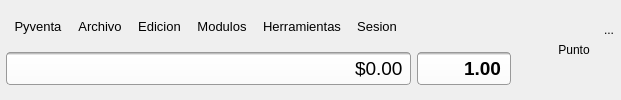
     <widget class="QWidget" name="head" native="true">
      <property name="sizePolicy">
       <sizepolicy hsizetype="Preferred" vsizetype="Fixed">
        <horstretch>0</horstretch>
        <verstretch>0</verstretch>
       </sizepolicy>
      </property>
      <layout class="QHBoxLayout" name="horizontalLayout_3">
       <property name="spacing">
        <number>0</number>
       </property>
       <property name="margin">
        <number>0</number>
       </property>
       <item>
        <widget class="QWidget" name="lpinfo" native="true">
         <property name="sizePolicy">
          <sizepolicy hsizetype="Fixed" vsizetype="Preferred">
           <horstretch>0</horstretch>
           <verstretch>0</verstretch>
          </sizepolicy>
         </property>
         <layout class="QVBoxLayout" name="verticalLayout_4">
          <property name="leftMargin">
           <number>3</number>
          </property>
          <property name="topMargin">
           <number>0</number>
          </property>
          <property name="rightMargin">
           <number>3</number>
          </property>
          <property name="bottomMargin">
           <number>0</number>
          </property>
         </layout>
        </widget>
       </item>
       <item>
        <layout class="QVBoxLayout" name="verticalLayout_12">
         <item>
          <layout class="QHBoxLayout" name="horizontalLayout_2">
           <item>
            <widget class="QToolButton" name="tbmPyventa">
             <property name="sizePolicy">
              <sizepolicy hsizetype="Preferred" vsizetype="Fixed">
               <horstretch>0</horstretch>
               <verstretch>0</verstretch>
              </sizepolicy>
             </property>
             <property name="font">
              <font>
               <pointsize>10</pointsize>
              </font>
             </property>
             <property name="text">
              <string>Pyventa</string>
             </property>
             <property name="popupMode">
              <enum>QToolButton::InstantPopup</enum>
             </property>
             <property name="autoRaise">
              <bool>true</bool>
             </property>
             <property name="arrowType">
              <enum>Qt::NoArrow</enum>
             </property>
            </widget>
           </item>
           <item>
            <widget class="QToolButton" name="tbmArchivo">
             <property name="sizePolicy">
              <sizepolicy hsizetype="Preferred" vsizetype="Fixed">
               <horstretch>0</horstretch>
               <verstretch>0</verstretch>
              </sizepolicy>
             </property>
             <property name="font">
              <font>
               <pointsize>10</pointsize>
              </font>
             </property>
             <property name="text">
              <string>Archivo</string>
             </property>
             <property name="popupMode">
              <enum>QToolButton::InstantPopup</enum>
             </property>
             <property name="autoRaise">
              <bool>true</bool>
             </property>
             <property name="arrowType">
              <enum>Qt::NoArrow</enum>
             </property>
            </widget>
           </item>
           <item>
            <widget class="QToolButton" name="tbmEdicion">
             <property name="sizePolicy">
              <sizepolicy hsizetype="Preferred" vsizetype="Fixed">
               <horstretch>0</horstretch>
               <verstretch>0</verstretch>
              </sizepolicy>
             </property>
             <property name="font">
              <font>
               <pointsize>10</pointsize>
              </font>
             </property>
             <property name="text">
              <string>Edicion</string>
             </property>
             <property name="popupMode">
              <enum>QToolButton::InstantPopup</enum>
             </property>
             <property name="autoRaise">
              <bool>true</bool>
             </property>
             <property name="arrowType">
              <enum>Qt::NoArrow</enum>
             </property>
            </widget>
           </item>
           <item>
            <widget class="QToolButton" name="tbmModulos">
             <property name="sizePolicy">
              <sizepolicy hsizetype="Preferred" vsizetype="Fixed">
               <horstretch>0</horstretch>
               <verstretch>0</verstretch>
              </sizepolicy>
             </property>
             <property name="font">
              <font>
               <pointsize>10</pointsize>
              </font>
             </property>
             <property name="text">
              <string>Modulos</string>
             </property>
             <property name="popupMode">
              <enum>QToolButton::InstantPopup</enum>
             </property>
             <property name="autoRaise">
              <bool>true</bool>
             </property>
            </widget>
           </item>
           <item>
            <widget class="QToolButton" name="tbmHerramientas">
             <property name="sizePolicy">
              <sizepolicy hsizetype="Preferred" vsizetype="Fixed">
               <horstretch>0</horstretch>
               <verstretch>0</verstretch>
              </sizepolicy>
             </property>
             <property name="font">
              <font>
               <pointsize>10</pointsize>
              </font>
             </property>
             <property name="text">
              <string>Herramientas</string>
             </property>
             <property name="popupMode">
              <enum>QToolButton::InstantPopup</enum>
             </property>
             <property name="autoRaise">
              <bool>true</bool>
             </property>
             <property name="arrowType">
              <enum>Qt::NoArrow</enum>
             </property>
            </widget>
           </item>
           <item>
            <widget class="QToolButton" name="tbmSesion">
             <property name="sizePolicy">
              <sizepolicy hsizetype="Preferred" vsizetype="Fixed">
               <horstretch>0</horstretch>
               <verstretch>0</verstretch>
              </sizepolicy>
             </property>
             <property name="font">
              <font>
               <pointsize>10</pointsize>
              </font>
             </property>
             <property name="text">
              <string>Sesion</string>
             </property>
             <property name="popupMode">
              <enum>QToolButton::InstantPopup</enum>
             </property>
             <property name="autoRaise">
              <bool>true</bool>
             </property>
             <property name="arrowType">
              <enum>Qt::NoArrow</enum>
             </property>
            </widget>
           </item>
           <item>
            <spacer name="horizontalSpacer_4">
             <property name="orientation">
              <enum>Qt::Horizontal</enum>
             </property>
             <property name="sizeHint" stdset="0">
              <size>
               <width>40</width>
               <height>20</height>
              </size>
             </property>
            </spacer>
           </item>
          </layout>
         </item>
         <item>
          <layout class="QHBoxLayout" name="horizontalLayout_6">
           <property name="spacing">
            <number>6</number>
           </property>
           <item>
            <widget class="QFrame" name="fLine">
             <property name="sizePolicy">
              <sizepolicy hsizetype="Expanding" vsizetype="Fixed">
               <horstretch>0</horstretch>
               <verstretch>0</verstretch>
              </sizepolicy>
             </property>
             <property name="styleSheet">
              <string notr="true">.QFrame{background-color: qlineargradient(spread:pad, x1:0, y1:0, x2:0, y2:1, stop:0 rgba(150, 150, 150, 255), stop:0.084833 rgba(255, 255, 255, 255), stop:1 rgba(250, 250, 250, 255));padding:0px; border-radius:4px;border:1px solid #999}
QToolButton, QLineEdit,QDoubleSpinBox{background:transparent; border:0px; padding:3px}</string>
             </property>
             <property name="frameShape">
              <enum>QFrame::StyledPanel</enum>
             </property>
             <property name="frameShadow">
              <enum>QFrame::Raised</enum>
             </property>
             <layout class="QHBoxLayout" name="horizontalLayout_51">
              <property name="spacing">
               <number>0</number>
              </property>
              <property name="sizeConstraint">
               <enum>QLayout::SetFixedSize</enum>
              </property>
              <property name="margin">
               <number>0</number>
              </property>
              <item>
               <widget class="QLineEdit" name="codigo">
                <property name="minimumSize">
                 <size>
                  <width>300</width>
                  <height>0</height>
                 </size>
                </property>
                <property name="font">
                 <font>
                  <pointsize>12</pointsize>
                 </font>
                </property>
                <property name="toolTip">
                 <string>Referencia, codigo o descripcion</string>
                </property>
               </widget>
              </item>
              <item>
               <widget class="QDoubleSpinBox" name="dsbPrecio">
                <property name="font">
                 <font>
                  <pointsize>14</pointsize>
                  <weight>50</weight>
                  <bold>false</bold>
                 </font>
                </property>
                <property name="toolTip">
                 <string>Precio</string>
                </property>
                <property name="alignment">
                 <set>Qt::AlignRight|Qt::AlignTrailing|Qt::AlignVCenter</set>
                </property>
                <property name="readOnly">
                 <bool>true</bool>
                </property>
                <property name="buttonSymbols">
                 <enum>QAbstractSpinBox::NoButtons</enum>
                </property>
                <property name="prefix">
                 <string>$</string>
                </property>
                <property name="maximum">
                 <double>99999.990000000005239</double>
                </property>
               </widget>
              </item>
             </layout>
            </widget>
           </item>
           <item>
            <widget class="QFrame" name="fcant">
             <property name="sizePolicy">
              <sizepolicy hsizetype="Fixed" vsizetype="Fixed">
               <horstretch>0</horstretch>
               <verstretch>0</verstretch>
              </sizepolicy>
             </property>
             <property name="styleSheet">
              <string notr="true">.QFrame{background-color: qlineargradient(spread:pad, x1:0, y1:0, x2:0, y2:1, stop:0 rgba(150, 150, 150, 255), stop:0.084833 rgba(255, 255, 255, 255), stop:1 rgba(250, 250, 250, 255));padding:0px; border-radius:4px;border:1px solid #999}
QToolButton, QLineEdit{background:transparent; border:0px; padding:3px}</string>
             </property>
             <property name="frameShape">
              <enum>QFrame::StyledPanel</enum>
             </property>
             <property name="frameShadow">
              <enum>QFrame::Raised</enum>
             </property>
             <layout class="QHBoxLayout" name="horizontalLayout_52">
              <property name="spacing">
               <number>0</number>
              </property>
              <property name="leftMargin">
               <number>0</number>
              </property>
              <property name="topMargin">
               <number>0</number>
              </property>
              <property name="rightMargin">
               <number>2</number>
              </property>
              <property name="bottomMargin">
               <number>0</number>
              </property>
              <item>
               <widget class="QLineEdit" name="cant">
                <property name="sizePolicy">
                 <sizepolicy hsizetype="Fixed" vsizetype="Fixed">
                  <horstretch>0</horstretch>
                  <verstretch>0</verstretch>
                 </sizepolicy>
                </property>
                <property name="maximumSize">
                 <size>
                  <width>90</width>
                  <height>16777215</height>
                 </size>
                </property>
                <property name="font">
                 <font>
                  <pointsize>14</pointsize>
                  <weight>75</weight>
                  <bold>true</bold>
                 </font>
                </property>
                <property name="toolTip">
                 <string>Cantidad</string>
                </property>
                <property name="styleSheet">
                 <string notr="true"/>
                </property>
                <property name="text">
                 <string>1.00</string>
                </property>
                <property name="alignment">
                 <set>Qt::AlignRight|Qt::AlignTrailing|Qt::AlignVCenter</set>
                </property>
               </widget>
              </item>
             </layout>
            </widget>
           </item>
          </layout>
         </item>
        </layout>
       </item>
       <item>
        <spacer name="horizontalSpacer_2">
         <property name="orientation">
          <enum>Qt::Horizontal</enum>
         </property>
         <property name="sizeType">
          <enum>QSizePolicy::Expanding</enum>
         </property>
         <property name="sizeHint" stdset="0">
          <size>
           <width>40</width>
           <height>10</height>
          </size>
         </property>
        </spacer>
       </item>
       <item>
        <layout class="QHBoxLayout" name="hlm">
         <property name="spacing">
          <number>1</number>
         </property>
         <item>
          <widget class="QToolButton" name="bventa">
           <property name="cursor">
            <cursorShape>PointingHandCursor</cursorShape>
           </property>
           <property name="toolTip">
            <string>&lt;h1&gt;Insert&lt;/h1&gt;Ir a la venta</string>
           </property>
           <property name="text">
            <string>Punto</string>
           </property>
           <property name="icon">
            <iconset resource="../../2.3/icons.qrc">
             <normaloff>:/modulos/images/png/elegant/ventas.png</normaloff>:/modulos/images/png/elegant/ventas.png</iconset>
           </property>
           <property name="iconSize">
            <size>
             <width>36</width>
             <height>36</height>
            </size>
           </property>
           <property name="toolButtonStyle">
            <enum>Qt::ToolButtonTextUnderIcon</enum>
           </property>
           <property name="autoRaise">
            <bool>true</bool>
           </property>
          </widget>
         </item>
        </layout>
       </item>
       <item>
        <layout class="QVBoxLayout" name="verticalLayout_7">
         <property name="spacing">
          <number>0</number>
         </property>
         <property name="sizeConstraint">
          <enum>QLayout::SetFixedSize</enum>
         </property>
         <property name="leftMargin">
          <number>0</number>
         </property>
         <item>
          <widget class="QToolButton" name="tbFull">
           <property name="text">
            <string>...</string>
           </property>
           <property name="icon">
            <iconset resource="../../2.3/icons.qrc">
             <normaloff>:/actions/images/actions/white_18/resize2.png</normaloff>:/actions/images/actions/white_18/resize2.png</iconset>
           </property>
           <property name="iconSize">
            <size>
             <width>18</width>
             <height>18</height>
            </size>
           </property>
           <property name="autoRaise">
            <bool>true</bool>
           </property>
          </widget>
         </item>
         <item>
          <spacer name="verticalSpacer">
           <property name="orientation">
            <enum>Qt::Vertical</enum>
           </property>
           <property name="sizeType">
            <enum>QSizePolicy::Preferred</enum>
           </property>
           <property name="sizeHint" stdset="0">
            <size>
             <width>20</width>
             <height>40</height>
            </size>
           </property>
          </spacer>
         </item>
        </layout>
       </item>
      </layout>
     </widget>
